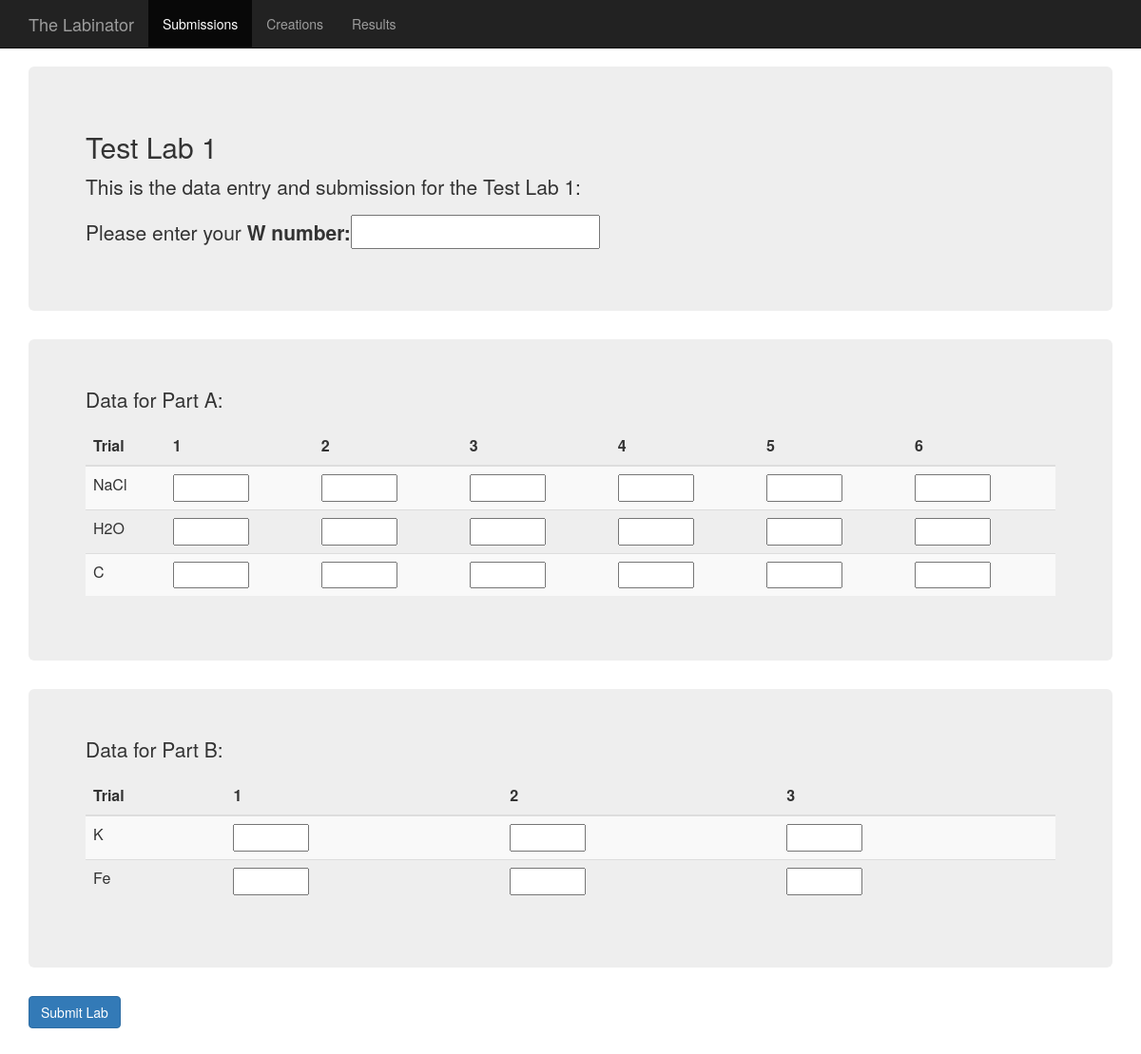
Page /lab/createsubmission/1 on the committed database.
### lab/models.py (models this page shows, shortened)
class Lab(models.Model):
    lab_name = models.CharField(max_length=200)
    pub_date = models.DateTimeField( 'date published', default = timezone.now)

class Question(models.Model):
    lab = models.ForeignKey(Lab)
    prompt = models.CharField(max_length=200)
    trials = models.IntegerField(default=6)

class Variable(models.Model):
    question = models.ForeignKey(Question)
    variable_name = models.CharField(max_length=200)

### lab/views.py (the view)
# urls.py: url(r'^createsubmission/(?P<pk>[0-9]+)', views.CreateSubmission, name='createsubmission'),
def CreateSubmission(request, **kwargs):
    context = RequestContext(request)
    lab = get_object_or_404(Lab, pk=kwargs['pk'])
    questions = Question.objects.filter(lab=lab)
    submission_form = SubmissionForm(request.POST or None)
    question_forms = []
    i = 0
    for question in questions:
        tempForm = QuestionForm(question, request, i)
        question_forms.append(tempForm)
        i = i + 1
    if request.method == "POST":
        if submission_form.is_valid():
            newSubmission = Submission()
            newSubmission.lab = lab
            newSubmission.w_number = submission_form.cleaned_data.get('w_number')
            newSubmission.save()
        for question_form in question_forms:
            for variable_form in question_form.fields['variable_forms']:
                print variable_form.variable.variable_name
                for raw_data_form in variable_form.fields['raw_data_forms']:
                    if raw_data_form.is_valid():
                        print "Made it here?"
                        print raw_data_form.cleaned_data.get('raw_data')
                        tempRaw = RawData()
                        tempRaw.raw_data = raw_data_form.cleaned_data.get('raw_data')
                        tempRaw.variable = variable_form.variable
                        tempRaw.submission = newSubmission
                        tempRaw.save()
        return render_to_response('lab/home.html', context)
    else:
        context['lab'] = lab
        context['questions'] = questions
        context['submission_form'] = submission_form
        context['question_forms'] = question_forms
    return render_to_response('lab/createsubmission.html', context)

### lab/forms.py
class SubmissionForm(forms.Form):
    w_number = forms.CharField(max_length=20)

### lab/templatetags/get_range.py (called while the page is built)
@register.filter
def get_range( value ):
  return [v + 1 for v in range(value)]

### lab/templates/lab/createsubmission.html (shortened to what this page needs)
{% load staticfiles %}
<link rel="stylesheet" type="text/css" href="{% static 'lab/css/bootstrap.min.css' %}" />
<link rel="stylesheet" type="text/css" href="{% static 'lab/css/starter-template.css' %}" />
<link rel="stylesheet" type="text/css" href="{% static 'lab/css/theme.css' %}" />
{% load get_range %}
<!DOCTYPE html>
<html lang="en">
<head>
</head>
<body>
  <nav class="navbar navbar-inverse navbar-fixed-top">
    <div class="container">
      <div class="navbar-header">
        <a class="navbar-brand" href="#">The Labinator</a>
      </div>
      <div id="navbar" class="collapse navbar-collapse">
        <ul class="nav navbar-nav">
          <li class="active"><a href="{% url 'lab:submissions' %}">Submissions</a></li>
          <li><a href="#admin">Creations</a></li>
          <li><a href="#contact">Results</a></li>
        </ul>
      </div>
    </div>
  </nav>
  <div class="container">
    <form action="{% url 'lab:createsubmission' lab.id %}" method="POST">
      <div class="jumbotron">
        <h2>{{lab.lab_name}}</h2>
        <p>This is the data entry and submission for the {{lab.lab_name}}: </p>
        <p>Please enter your {{ submission_form }}</p>
      </div>
      {% for question_form in question_forms %}
      <div class="jumbotron">
        <p>{{question_form.fields.prompt}}</p>
        <table class="table table-striped">
          <thead>
            <tr>
              <th>Trial</th>
              {% for i in question_form.fields.num_of_trials|get_range %}
              <th> {{ i }}</th>
              {% endfor %}
            </tr>
          </thead>
          <tbody>
            {% for variable_form in question_form.fields.variable_forms%}
            <tr>
              <td>{{ variable_form.fields.name }}</td>
              {% for raw_data_form in variable_form.fields.raw_data_forms %}
              <td>{{ raw_data_form.raw_data }} </td>
              {% endfor %}
            </tr>
            {% endfor %}
          </tbody>
        </table>
      </div>
      {% endfor %}
      <input id="save_lab" type="submit" class = "btn btn-primary" value="Submit Lab" />
    </form>
  </div>
</body>
</html>

### lab/static/lab/css/starter-template.css (style rules this page uses)
body { padding-top: 50px; }

### lab/static/lab/css/theme.css (style rules this page uses)
body { padding-top: 70px; padding-bottom: 30px; }

### rows in the picture
Lab: lab_name "Test Lab 1"
Question: fields.prompt "Data for Part A:"
Variable: fields.name "NaCl"
Variable: fields.name "H2O"
Question: fields.prompt "Data for Part B:"
Variable: fields.name "Fe"

### other values in the picture
{{ i }} "1" "2" "3" "4" "5" "6" "1" "2" "3"
{{ variable_form.fields.name }} "C" "K"
